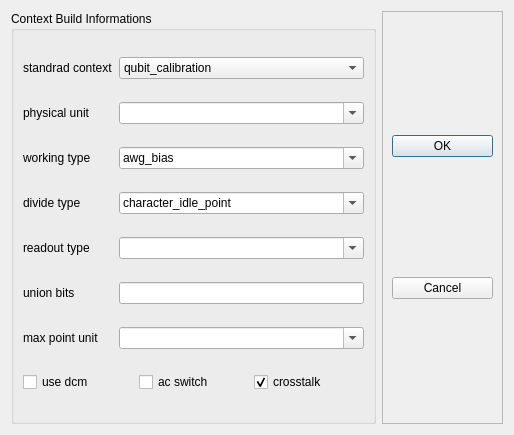
<?xml version="1.0" encoding="UTF-8"?>
<ui version="4.0">
 <class>Dialog</class>
 <widget class="QDialog" name="Dialog">
  <property name="geometry">
   <rect>
    <x>0</x>
    <y>0</y>
    <width>514</width>
    <height>435</height>
   </rect>
  </property>
  <property name="windowTitle">
   <string>Save As</string>
  </property>
  <layout class="QHBoxLayout" name="horizontalLayout" stretch="3,1">
   <item>
    <widget class="QGroupBox" name="groupBox">
     <property name="title">
      <string>Context Build Informations</string>
     </property>
     <layout class="QGridLayout" name="gridLayout">
      <item row="0" column="0">
       <widget class="QLabel" name="label_9">
        <property name="text">
         <string>standrad context</string>
        </property>
       </widget>
      </item>
      <item row="0" column="1">
       <widget class="QComboBox" name="context_com">
        <item>
         <property name="text">
          <string>qubit_calibration</string>
         </property>
        </item>
        <item>
         <property name="text">
          <string>coupler_probe_calibration</string>
         </property>
        </item>
        <item>
         <property name="text">
          <string>coupler_calibration</string>
         </property>
        </item>
        <item>
         <property name="text">
          <string>cz_gate_calibration</string>
         </property>
        </item>
        <item>
         <property name="text">
          <string>crosstalk_measure</string>
         </property>
        </item>
        <item>
         <property name="text">
          <string>union_read_measure</string>
         </property>
        </item>
        <item>
         <property name="text">
          <string>net_tunable</string>
         </property>
        </item>
       </widget>
      </item>
      <item row="1" column="0">
       <widget class="QLabel" name="label">
        <property name="text">
         <string>physical unit</string>
        </property>
       </widget>
      </item>
      <item row="1" column="1">
       <widget class="QMultiComboBox" name="base_qubit_com">
        <property name="enabled">
         <bool>true</bool>
        </property>
        <property name="editable">
         <bool>true</bool>
        </property>
       </widget>
      </item>
      <item row="2" column="0">
       <widget class="QLabel" name="label_2">
        <property name="text">
         <string>working type</string>
        </property>
       </widget>
      </item>
      <item row="2" column="1">
       <widget class="QComboBox" name="work_type_com">
        <property name="enabled">
         <bool>true</bool>
        </property>
        <property name="editable">
         <bool>true</bool>
        </property>
        <item>
         <property name="text">
          <string>awg_bias</string>
         </property>
        </item>
        <item>
         <property name="text">
          <string>ac</string>
         </property>
        </item>
        <item>
         <property name="text">
          <string>dc</string>
         </property>
        </item>
       </widget>
      </item>
      <item row="3" column="0">
       <widget class="QLabel" name="label_3">
        <property name="text">
         <string>divide type</string>
        </property>
       </widget>
      </item>
      <item row="3" column="1">
       <widget class="QComboBox" name="divide_type_com">
        <property name="enabled">
         <bool>true</bool>
        </property>
        <property name="editable">
         <bool>true</bool>
        </property>
        <item>
         <property name="text">
          <string>character_idle_point</string>
         </property>
        </item>
        <item>
         <property name="text">
          <string>calibrate_idle_point</string>
         </property>
        </item>
        <item>
         <property name="text">
          <string>character_point</string>
         </property>
        </item>
        <item>
         <property name="text">
          <string>sweet_point</string>
         </property>
        </item>
        <item>
         <property name="text">
          <string>calibration_point</string>
         </property>
        </item>
       </widget>
      </item>
      <item row="4" column="0">
       <widget class="QLabel" name="label_6">
        <property name="text">
         <string>readout type</string>
        </property>
       </widget>
      </item>
      <item row="4" column="1">
       <widget class="QComboBox" name="read_com">
        <property name="enabled">
         <bool>true</bool>
        </property>
        <property name="editable">
         <bool>true</bool>
        </property>
       </widget>
      </item>
      <item row="5" column="0">
       <widget class="QLabel" name="label_8">
        <property name="text">
         <string>union bits</string>
        </property>
       </widget>
      </item>
      <item row="5" column="1">
       <widget class="QLineEdit" name="union_edit">
        <property name="enabled">
         <bool>true</bool>
        </property>
       </widget>
      </item>
      <item row="6" column="0">
       <widget class="QLabel" name="label_4">
        <property name="text">
         <string>max point unit</string>
        </property>
       </widget>
      </item>
      <item row="6" column="1">
       <widget class="QMultiComboBox" name="max_qubit_com">
        <property name="enabled">
         <bool>true</bool>
        </property>
        <property name="editable">
         <bool>true</bool>
        </property>
       </widget>
      </item>
      <item row="7" column="0" colspan="2">
       <layout class="QHBoxLayout" name="horizontalLayout_2">
        <item>
         <widget class="QCheckBox" name="use_dcm_check">
          <property name="enabled">
           <bool>true</bool>
          </property>
          <property name="text">
           <string>use dcm</string>
          </property>
         </widget>
        </item>
        <item>
         <widget class="QCheckBox" name="ac_switch_check">
          <property name="enabled">
           <bool>true</bool>
          </property>
          <property name="text">
           <string>ac switch</string>
          </property>
         </widget>
        </item>
        <item>
         <widget class="QCheckBox" name="crosstalk_check">
          <property name="enabled">
           <bool>true</bool>
          </property>
          <property name="text">
           <string>crosstalk</string>
          </property>
          <property name="checked">
           <bool>true</bool>
          </property>
         </widget>
        </item>
       </layout>
      </item>
     </layout>
    </widget>
   </item>
   <item>
    <widget class="QFrame" name="frame">
     <property name="frameShape">
      <enum>QFrame::StyledPanel</enum>
     </property>
     <property name="frameShadow">
      <enum>QFrame::Raised</enum>
     </property>
     <layout class="QGridLayout" name="gridLayout_2">
      <item row="0" column="0">
       <widget class="QPushButton" name="pushButton">
        <property name="text">
         <string>OK</string>
        </property>
        <property name="icon">
         <iconset>
          <normaloff>../../_imgs/ok.png</normaloff>../../_imgs/ok.png</iconset>
        </property>
       </widget>
      </item>
      <item row="1" column="0">
       <widget class="QPushButton" name="pushButton_2">
        <property name="text">
         <string>Cancel</string>
        </property>
        <property name="icon">
         <iconset>
          <normaloff>../../_imgs/cancel.png</normaloff>../../_imgs/cancel.png</iconset>
        </property>
       </widget>
      </item>
     </layout>
    </widget>
   </item>
  </layout>
 </widget>
 <customwidgets>
  <customwidget>
   <class>QMultiComboBox</class>
   <extends>QComboBox</extends>
   <header>..combox_custom.combox_multi</header>
  </customwidget>
 </customwidgets>
 <resources/>
 <connections>
  <connection>
   <sender>pushButton</sender>
   <signal>clicked()</signal>
   <receiver>Dialog</receiver>
   <slot>accept()</slot>
   <hints>
    <hint type="sourcelabel">
     <x>412</x>
     <y>164</y>
    </hint>
    <hint type="destinationlabel">
     <x>305</x>
     <y>0</y>
    </hint>
   </hints>
  </connection>
  <connection>
   <sender>pushButton_2</sender>
   <signal>clicked()</signal>
   <receiver>Dialog</receiver>
   <slot>reject()</slot>
   <hints>
    <hint type="sourcelabel">
     <x>412</x>
     <y>316</y>
    </hint>
    <hint type="destinationlabel">
     <x>222</x>
     <y>0</y>
    </hint>
   </hints>
  </connection>
  <connection>
   <sender>context_com</sender>
   <signal>currentTextChanged(QString)</signal>
   <receiver>Dialog</receiver>
   <slot>format_dialog(QString)</slot>
   <hints>
    <hint type="sourcelabel">
     <x>244</x>
     <y>44</y>
    </hint>
    <hint type="destinationlabel">
     <x>256</x>
     <y>138</y>
    </hint>
   </hints>
  </connection>
 </connections>
 <slots>
  <slot>format_dialog(QString)</slot>
  <slot>set_parallel(bool)</slot>
 </slots>
</ui>
